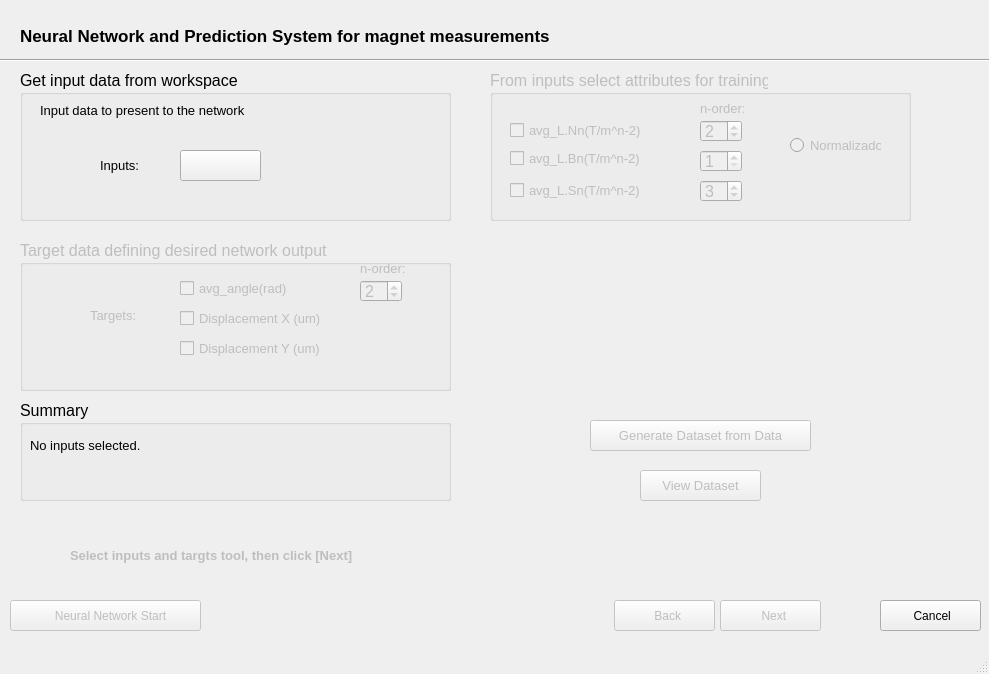
<?xml version="1.0" encoding="UTF-8"?>
<ui version="4.0">
 <class>MainWindow</class>
 <widget class="QMainWindow" name="MainWindow">
  <property name="geometry">
   <rect>
    <x>0</x>
    <y>0</y>
    <width>989</width>
    <height>674</height>
   </rect>
  </property>
  <property name="windowTitle">
   <string>Predict Analysis</string>
  </property>
  <property name="windowIcon">
   <iconset>
    <normaloff>imagens/brain2.png</normaloff>imagens/brain2.png</iconset>
  </property>
  <property name="windowOpacity">
   <double>1.000000000000000</double>
  </property>
  <property name="iconSize">
   <size>
    <width>26</width>
    <height>26</height>
   </size>
  </property>
  <widget class="QWidget" name="centralwidget">
   <widget class="QGroupBox" name="groupBox">
    <property name="geometry">
     <rect>
      <x>20</x>
      <y>70</y>
      <width>431</width>
      <height>151</height>
     </rect>
    </property>
    <property name="font">
     <font>
      <pointsize>12</pointsize>
     </font>
    </property>
    <property name="title">
     <string>Get input data from workspace </string>
    </property>
    <widget class="QLabel" name="label_2">
     <property name="geometry">
      <rect>
       <x>20</x>
       <y>30</y>
       <width>271</width>
       <height>21</height>
      </rect>
     </property>
     <property name="font">
      <font>
       <pointsize>10</pointsize>
      </font>
     </property>
     <property name="text">
      <string>Input data to present to the network</string>
     </property>
    </widget>
    <widget class="QPushButton" name="pb_in_open">
     <property name="geometry">
      <rect>
       <x>160</x>
       <y>80</y>
       <width>81</width>
       <height>31</height>
      </rect>
     </property>
     <property name="font">
      <font>
       <pointsize>10</pointsize>
      </font>
     </property>
     <property name="toolTip">
      <string>&lt;html&gt;&lt;head/&gt;&lt;body&gt;&lt;p&gt;Load the input data to generate the Machine Learning training dataset&lt;/p&gt;&lt;/body&gt;&lt;/html&gt;</string>
     </property>
     <property name="text">
      <string/>
     </property>
     <property name="icon">
      <iconset>
       <normaloff>imagens/1351621523_Download.png</normaloff>imagens/1351621523_Download.png</iconset>
     </property>
     <property name="iconSize">
      <size>
       <width>30</width>
       <height>30</height>
      </size>
     </property>
    </widget>
    <widget class="QLabel" name="label_3">
     <property name="geometry">
      <rect>
       <x>20</x>
       <y>70</y>
       <width>41</width>
       <height>41</height>
      </rect>
     </property>
     <property name="text">
      <string/>
     </property>
     <property name="pixmap">
      <pixmap>imagens/multiple_inputs_filled1600.png</pixmap>
     </property>
     <property name="scaledContents">
      <bool>true</bool>
     </property>
    </widget>
    <widget class="QLabel" name="label_4">
     <property name="geometry">
      <rect>
       <x>80</x>
       <y>80</y>
       <width>71</width>
       <height>31</height>
      </rect>
     </property>
     <property name="font">
      <font>
       <pointsize>10</pointsize>
      </font>
     </property>
     <property name="text">
      <string>Inputs:</string>
     </property>
    </widget>
    <zorder>label_2</zorder>
    <zorder>pb_in_open</zorder>
    <zorder>label_3</zorder>
    <zorder>label_4</zorder>
    <zorder>groupBox_3</zorder>
    <zorder>radioButton</zorder>
    <zorder>label_7</zorder>
    <zorder>sb_Nn</zorder>
    <zorder>sb_Sn</zorder>
    <zorder>ch_Sn</zorder>
    <zorder>ch_Nn</zorder>
    <zorder>ch_Bn</zorder>
    <zorder>sb_Bn</zorder>
   </widget>
   <widget class="QLabel" name="label">
    <property name="geometry">
     <rect>
      <x>20</x>
      <y>20</y>
      <width>591</width>
      <height>31</height>
     </rect>
    </property>
    <property name="font">
     <font>
      <pointsize>13</pointsize>
      <weight>75</weight>
      <bold>true</bold>
     </font>
    </property>
    <property name="text">
     <string>Neural Network and Prediction System for magnet measurements</string>
    </property>
   </widget>
   <widget class="QGroupBox" name="groupBox_2">
    <property name="geometry">
     <rect>
      <x>20</x>
      <y>400</y>
      <width>431</width>
      <height>101</height>
     </rect>
    </property>
    <property name="font">
     <font>
      <pointsize>12</pointsize>
     </font>
    </property>
    <property name="title">
     <string>Summary</string>
    </property>
    <widget class="QLabel" name="input_summary">
     <property name="geometry">
      <rect>
       <x>10</x>
       <y>30</y>
       <width>361</width>
       <height>31</height>
      </rect>
     </property>
     <property name="font">
      <font>
       <pointsize>10</pointsize>
      </font>
     </property>
     <property name="text">
      <string>No inputs selected.</string>
     </property>
    </widget>
   </widget>
   <widget class="QPushButton" name="pb_back">
    <property name="enabled">
     <bool>false</bool>
    </property>
    <property name="geometry">
     <rect>
      <x>614</x>
      <y>600</y>
      <width>101</width>
      <height>31</height>
     </rect>
    </property>
    <property name="text">
     <string>  Back</string>
    </property>
    <property name="icon">
     <iconset>
      <normaloff>imagens/1351621543_Previous.png</normaloff>imagens/1351621543_Previous.png</iconset>
    </property>
    <property name="iconSize">
     <size>
      <width>20</width>
      <height>20</height>
     </size>
    </property>
   </widget>
   <widget class="QPushButton" name="pb_next">
    <property name="enabled">
     <bool>false</bool>
    </property>
    <property name="geometry">
     <rect>
      <x>720</x>
      <y>600</y>
      <width>101</width>
      <height>31</height>
     </rect>
    </property>
    <property name="text">
     <string>  Next</string>
    </property>
    <property name="icon">
     <iconset>
      <normaloff>imagens/1351621545_Next.png</normaloff>imagens/1351621545_Next.png</iconset>
    </property>
    <property name="iconSize">
     <size>
      <width>20</width>
      <height>20</height>
     </size>
    </property>
   </widget>
   <widget class="QPushButton" name="pb_cancel">
    <property name="geometry">
     <rect>
      <x>880</x>
      <y>600</y>
      <width>101</width>
      <height>31</height>
     </rect>
    </property>
    <property name="text">
     <string> Cancel</string>
    </property>
    <property name="icon">
     <iconset>
      <normaloff>imagens/1351621507_Delete.png</normaloff>imagens/1351621507_Delete.png</iconset>
    </property>
    <property name="iconSize">
     <size>
      <width>20</width>
      <height>20</height>
     </size>
    </property>
   </widget>
   <widget class="QPushButton" name="pb_NN_start">
    <property name="enabled">
     <bool>false</bool>
    </property>
    <property name="geometry">
     <rect>
      <x>10</x>
      <y>600</y>
      <width>191</width>
      <height>31</height>
     </rect>
    </property>
    <property name="text">
     <string>   Neural Network Start</string>
    </property>
    <property name="icon">
     <iconset>
      <normaloff>imagens/brain2.png</normaloff>imagens/brain2.png</iconset>
    </property>
    <property name="iconSize">
     <size>
      <width>22</width>
      <height>22</height>
     </size>
    </property>
   </widget>
   <widget class="Line" name="line">
    <property name="geometry">
     <rect>
      <x>0</x>
      <y>50</y>
      <width>991</width>
      <height>20</height>
     </rect>
    </property>
    <property name="orientation">
     <enum>Qt::Horizontal</enum>
    </property>
   </widget>
   <widget class="QLabel" name="label_8">
    <property name="geometry">
     <rect>
      <x>920</x>
      <y>0</y>
      <width>51</width>
      <height>51</height>
     </rect>
    </property>
    <property name="text">
     <string/>
    </property>
    <property name="pixmap">
     <pixmap>imagens/LNLS_sal.jpg</pixmap>
    </property>
    <property name="scaledContents">
     <bool>true</bool>
    </property>
   </widget>
   <widget class="QLabel" name="label_9">
    <property name="geometry">
     <rect>
      <x>30</x>
      <y>540</y>
      <width>31</width>
      <height>31</height>
     </rect>
    </property>
    <property name="text">
     <string/>
    </property>
    <property name="pixmap">
     <pixmap>imagens/exclamation2.png</pixmap>
    </property>
    <property name="scaledContents">
     <bool>true</bool>
    </property>
   </widget>
   <widget class="QLabel" name="label_10">
    <property name="enabled">
     <bool>false</bool>
    </property>
    <property name="geometry">
     <rect>
      <x>70</x>
      <y>530</y>
      <width>321</width>
      <height>51</height>
     </rect>
    </property>
    <property name="font">
     <font>
      <pointsize>10</pointsize>
      <weight>75</weight>
      <bold>true</bold>
     </font>
    </property>
    <property name="text">
     <string>Select inputs and targts tool, then click [Next]</string>
    </property>
   </widget>
   <widget class="QLabel" name="label_11">
    <property name="enabled">
     <bool>true</bool>
    </property>
    <property name="geometry">
     <rect>
      <x>30</x>
      <y>540</y>
      <width>31</width>
      <height>31</height>
     </rect>
    </property>
    <property name="text">
     <string/>
    </property>
    <property name="pixmap">
     <pixmap>imagens/check.png</pixmap>
    </property>
    <property name="scaledContents">
     <bool>true</bool>
    </property>
   </widget>
   <widget class="QGroupBox" name="groupBox_3">
    <property name="enabled">
     <bool>false</bool>
    </property>
    <property name="geometry">
     <rect>
      <x>490</x>
      <y>70</y>
      <width>421</width>
      <height>151</height>
     </rect>
    </property>
    <property name="font">
     <font>
      <pointsize>12</pointsize>
     </font>
    </property>
    <property name="toolTip">
     <string>&lt;html&gt;&lt;head/&gt;&lt;body&gt;&lt;p&gt;The input attributes are limited to a maximum of 6 to avoid noise in the approximations.&lt;/p&gt;&lt;/body&gt;&lt;/html&gt;</string>
    </property>
    <property name="title">
     <string>From inputs select attributes for training</string>
    </property>
    <widget class="QCheckBox" name="ch_Bn">
     <property name="geometry">
      <rect>
       <x>20</x>
       <y>80</y>
       <width>141</width>
       <height>16</height>
      </rect>
     </property>
     <property name="font">
      <font>
       <pointsize>10</pointsize>
      </font>
     </property>
     <property name="text">
      <string>avg_L.Bn(T/m^n-2)</string>
     </property>
    </widget>
    <widget class="QCheckBox" name="ch_Sn">
     <property name="geometry">
      <rect>
       <x>20</x>
       <y>110</y>
       <width>141</width>
       <height>21</height>
      </rect>
     </property>
     <property name="font">
      <font>
       <pointsize>10</pointsize>
      </font>
     </property>
     <property name="text">
      <string>avg_L.Sn(T/m^n-2)</string>
     </property>
    </widget>
    <widget class="QCheckBox" name="ch_Nn">
     <property name="geometry">
      <rect>
       <x>20</x>
       <y>50</y>
       <width>141</width>
       <height>21</height>
      </rect>
     </property>
     <property name="font">
      <font>
       <pointsize>10</pointsize>
      </font>
     </property>
     <property name="text">
      <string>avg_L.Nn(T/m^n-2)</string>
     </property>
    </widget>
    <widget class="QRadioButton" name="radioButton">
     <property name="geometry">
      <rect>
       <x>300</x>
       <y>60</y>
       <width>91</width>
       <height>31</height>
      </rect>
     </property>
     <property name="font">
      <font>
       <pointsize>10</pointsize>
      </font>
     </property>
     <property name="text">
      <string>Normalizado</string>
     </property>
    </widget>
    <widget class="QLabel" name="label_7">
     <property name="geometry">
      <rect>
       <x>210</x>
       <y>30</y>
       <width>51</width>
       <height>16</height>
      </rect>
     </property>
     <property name="font">
      <font>
       <pointsize>10</pointsize>
      </font>
     </property>
     <property name="text">
      <string>n-order:</string>
     </property>
    </widget>
    <widget class="QSpinBox" name="sb_Nn">
     <property name="geometry">
      <rect>
       <x>210</x>
       <y>50</y>
       <width>42</width>
       <height>22</height>
      </rect>
     </property>
     <property name="minimum">
      <number>1</number>
     </property>
     <property name="maximum">
      <number>15</number>
     </property>
     <property name="value">
      <number>2</number>
     </property>
    </widget>
    <widget class="QSpinBox" name="sb_Sn">
     <property name="geometry">
      <rect>
       <x>210</x>
       <y>110</y>
       <width>42</width>
       <height>22</height>
      </rect>
     </property>
     <property name="minimum">
      <number>1</number>
     </property>
     <property name="maximum">
      <number>15</number>
     </property>
     <property name="value">
      <number>3</number>
     </property>
    </widget>
    <widget class="QSpinBox" name="sb_Bn">
     <property name="geometry">
      <rect>
       <x>210</x>
       <y>80</y>
       <width>42</width>
       <height>22</height>
      </rect>
     </property>
     <property name="minimum">
      <number>1</number>
     </property>
     <property name="maximum">
      <number>15</number>
     </property>
    </widget>
   </widget>
   <widget class="QGroupBox" name="groupBox_5">
    <property name="enabled">
     <bool>false</bool>
    </property>
    <property name="geometry">
     <rect>
      <x>20</x>
      <y>240</y>
      <width>431</width>
      <height>151</height>
     </rect>
    </property>
    <property name="font">
     <font>
      <pointsize>12</pointsize>
     </font>
    </property>
    <property name="title">
     <string>Target data defining desired network output</string>
    </property>
    <widget class="QLabel" name="label_6">
     <property name="geometry">
      <rect>
       <x>70</x>
       <y>60</y>
       <width>61</width>
       <height>31</height>
      </rect>
     </property>
     <property name="font">
      <font>
       <pointsize>10</pointsize>
      </font>
     </property>
     <property name="text">
      <string>Targets:</string>
     </property>
    </widget>
    <widget class="QLabel" name="label_5">
     <property name="geometry">
      <rect>
       <x>20</x>
       <y>50</y>
       <width>41</width>
       <height>41</height>
      </rect>
     </property>
     <property name="text">
      <string/>
     </property>
     <property name="pixmap">
      <pixmap>imagens/target-icon-2.png</pixmap>
     </property>
     <property name="scaledContents">
      <bool>true</bool>
     </property>
    </widget>
    <widget class="QCheckBox" name="ch_disY">
     <property name="geometry">
      <rect>
       <x>160</x>
       <y>100</y>
       <width>151</width>
       <height>16</height>
      </rect>
     </property>
     <property name="font">
      <font>
       <pointsize>10</pointsize>
      </font>
     </property>
     <property name="text">
      <string>Displacement Y (um)</string>
     </property>
    </widget>
    <widget class="QCheckBox" name="ch_disX">
     <property name="geometry">
      <rect>
       <x>160</x>
       <y>70</y>
       <width>151</width>
       <height>16</height>
      </rect>
     </property>
     <property name="font">
      <font>
       <pointsize>10</pointsize>
      </font>
     </property>
     <property name="text">
      <string>Displacement X (um)</string>
     </property>
    </widget>
    <widget class="QCheckBox" name="ch_angle">
     <property name="geometry">
      <rect>
       <x>160</x>
       <y>40</y>
       <width>151</width>
       <height>16</height>
      </rect>
     </property>
     <property name="font">
      <font>
       <pointsize>10</pointsize>
      </font>
     </property>
     <property name="text">
      <string>avg_angle(rad)  </string>
     </property>
    </widget>
    <widget class="QLabel" name="label_12">
     <property name="geometry">
      <rect>
       <x>340</x>
       <y>20</y>
       <width>51</width>
       <height>16</height>
      </rect>
     </property>
     <property name="font">
      <font>
       <pointsize>10</pointsize>
      </font>
     </property>
     <property name="text">
      <string>n-order:</string>
     </property>
    </widget>
    <widget class="QSpinBox" name="sb_angle">
     <property name="geometry">
      <rect>
       <x>340</x>
       <y>40</y>
       <width>42</width>
       <height>22</height>
      </rect>
     </property>
     <property name="minimum">
      <number>1</number>
     </property>
     <property name="maximum">
      <number>3</number>
     </property>
     <property name="value">
      <number>2</number>
     </property>
    </widget>
   </widget>
   <widget class="QPushButton" name="pushButton">
    <property name="enabled">
     <bool>false</bool>
    </property>
    <property name="geometry">
     <rect>
      <x>640</x>
      <y>470</y>
      <width>121</width>
      <height>31</height>
     </rect>
    </property>
    <property name="font">
     <font>
      <pointsize>10</pointsize>
     </font>
    </property>
    <property name="text">
     <string>View Dataset</string>
    </property>
    <property name="icon">
     <iconset>
      <normaloff>imagens/Lupa2.png</normaloff>imagens/Lupa2.png</iconset>
    </property>
    <property name="iconSize">
     <size>
      <width>20</width>
      <height>20</height>
     </size>
    </property>
   </widget>
   <widget class="QPushButton" name="pb_gen_Dataset">
    <property name="enabled">
     <bool>false</bool>
    </property>
    <property name="geometry">
     <rect>
      <x>590</x>
      <y>420</y>
      <width>221</width>
      <height>31</height>
     </rect>
    </property>
    <property name="font">
     <font>
      <pointsize>10</pointsize>
     </font>
    </property>
    <property name="text">
     <string>Generate Dataset from Data</string>
    </property>
    <property name="icon">
     <iconset>
      <normaloff>imagens/engine.png</normaloff>imagens/engine.png</iconset>
    </property>
    <property name="iconSize">
     <size>
      <width>20</width>
      <height>20</height>
     </size>
    </property>
   </widget>
  </widget>
  <widget class="QMenuBar" name="menubar">
   <property name="geometry">
    <rect>
     <x>0</x>
     <y>0</y>
     <width>989</width>
     <height>21</height>
    </rect>
   </property>
  </widget>
  <widget class="QStatusBar" name="statusbar"/>
 </widget>
 <resources/>
 <connections/>
</ui>
